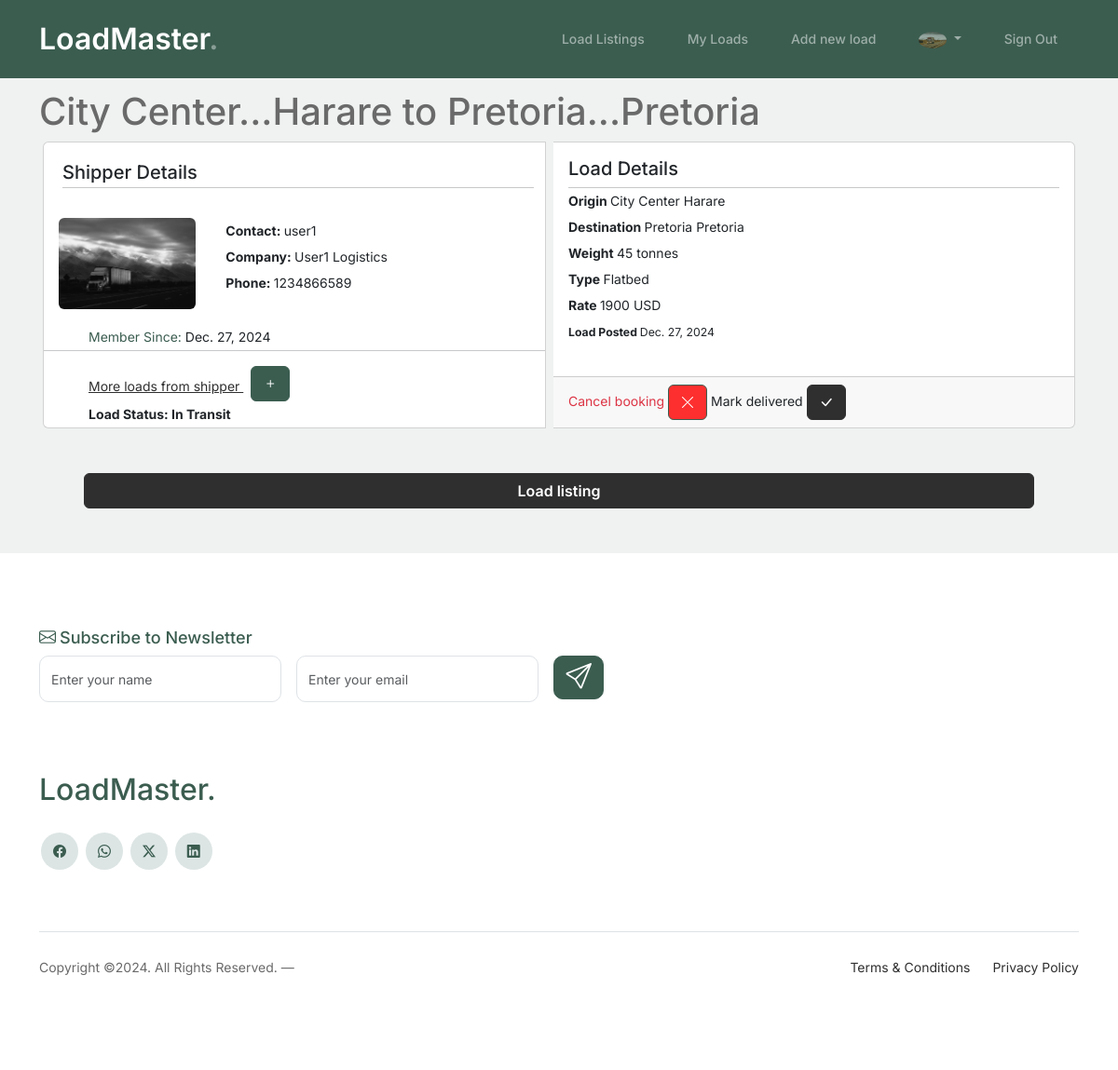
The app's page /loads/load/6 (signed in) with its own data.
### main/models.py (models this page shows, shortened)
class User(AbstractUser):
    pass

class Profile(models.Model):
    user = models.OneToOneField(User, on_delete=models.CASCADE, related_name='profile')
    organisation = models.CharField(max_length=50)
    phone_regex = RegexValidator(regex=r'^\+?1?\d{9,15}$', message="Phone number must be entered in the format: '+999999999'. Up to 15 digits allowed.")
    phone_number = models.CharField(validators=[phone_regex], max_length=17)
    email = models.EmailField(max_length=254)
    image = models.ImageField(default='profile_pics/default.png', upload_to='profile_pics')
    created = models.DateTimeField(auto_now_add=True)
    def __str__(self):
        return f'{self.user.username} Profile'

### loads/models.py (models this page shows, shortened)
class Load(models.Model):
    class Type (models.TextChoices):
        REFEER = "R", ("Reefer")
        FLATBED = "F", ("Flatbed")
        SIDE_CURTAIN = "S", ("Side Curtain")
        OTHER = "O", ("Other")
        VAN = "V", ("Van")
    origin = models.ForeignKey(Location, related_name='outgoing', on_delete=models.CASCADE)
    destination = models.ForeignKey(Location, related_name='incoming', on_delete=models.CASCADE)
    type = models.CharField(max_length=1, choices=Type.choices, default=Type.FLATBED)
    owner = models.ForeignKey(Profile, on_delete=models.CASCADE)
    weight = models.CharField(max_length=20)
    rate = models.CharField(max_length=20)
    created = models.DateTimeField(auto_now_add=True)
    updated = models.DateTimeField(auto_now=True)
    class Meta:
        ordering = ["-created"]
    def __str__(self):
        return f"{self.origin} to {self.destination}"

class Location(models.Model):
    address_1 = models.CharField(max_length=200, null=True, blank=True)
    address_2 = models.CharField(max_length=200, null=True, blank=True)
    city = models.CharField(max_length=200)
    country = models.CharField(max_length=100, default='Zimbabwe')
    def __str__(self):
        if self.address_1:
            return f"{self.address_1[:17]}...{self.city}"
        return f"{self.city}"

class LoadStatus(models.Model):
    class Status(models.TextChoices):
        AVAILABLE = "A", ("Available")
        IN_TRANSIT = "I", ("In Transit")
        DELIVERED = "D", ("Delivered")
    load = models.OneToOneField(Load, on_delete=models.CASCADE)
    status = models.CharField(max_length=1, choices=Status.choices, default=Status.AVAILABLE)
    transporter = models.ForeignKey(Profile, on_delete=models.CASCADE)
    updated = models.DateTimeField(auto_now=True)

### loads/views.py (the view)
# urls.py: path('load/<int:pk>', views.LoadDetailView.as_view(), name='load'),
class LoadDetailView(LoginRequiredMixin, generic.DetailView):
    model = Load
    template_name = "loads/load_detail.html"

### loads/templates/loads/load_detail.html (shortened to what this page needs)
{% extends "account/base_entrance.html" %}
{% load i18n %}
{% load allauth account %}
{% block content %}
<div class="py-5"></div>
<div class="container">
  <h1>{{ object }}</h1>
  <div class="card-group">
    <div class="card mx-1" style="max-width: 540px;">
      <div class="row g-0">
        <div class="mx-1">
          <div class="card-body">
          <h5 class="card-title my-1">Shipper Details</h5>
          <hr class="m-0 p  -1">
        </div>
        </div>
        <div class="col-md-4 p-3">
          <img
            src={{ object.owner.image.url }}
            alt="Profile image"
            class="img-fluid rounded"
          />
        </div>
        <div class="col-md-8 m-0">
          <div class="card-body">
            <p class="card-text m-0">
              <span class="fw-bold">Contact: </span>{{ object.owner.user.username }}
            </p>
            {% if object.owner.organisation %}
            <p class="m-0">
              <span class="m-0 fw-bold">Company: </span> {{ object.owner.organisation }}
            </p>
            <p class="m-0">
              <span class="m-0 fw-bold">Phone: </span> {{ object.owner.phone_number }}
            </p>
            {% endif %}
          </div>
        </div>
        <p class="px-5 m-0"><span class="text-primary">Member Since: </span>{{ object.owner.created.date }}</p>
        <hr class="m-0">
        <a href="{% url 'loads:shipper_loads' object.owner.id %}" class="px-5 mt-3">More loads from shipper   <span class="fs-3 ms-2"><i class="bi bi-plus btn btn-primary"></i></span></a>
        <p class="px-5  fw-bold m-0 mb-0">Load Status: {{ object.loadstatus.get_status_display}}</p>
      </div>
    </div>
    <div class="card mx-1">
      <div class="card-body">
        <h5 class="card-title">Load Details</h5>
        <hr class="m-0">
        <p class="card-text m-0">
          <span class="fw-bold">Origin </span>{{object.origin.address_1 }} {{ object.origin.address_2 }} {{ object.origin.city }}
        </p>
        <p class="card-text m-0">
          <span class="fw-bold">Destination </span>{{object.destination.address_1 }} {{ object.destination.address_2 }} {{ object.destination.city }}
        </p>
        <p class="card-text m-0">
          <span class="fw-bold">Weight </span>{{ object.weight }}
        </p>
        <p class="card-text m-0">
          <span class="fw-bold">Type </span>{{ object.get_type_display }}
        </p>
        <p class="card-text m-0">
          <span class="fw-bold">Rate </span>{{ object.rate }}
        </p>
        <small class="card-text m-0">
          <span class="fw-bold">Load Posted </span>{{ object.created.date }}
        </small>
      </div>
      <div class="card-footer">
        {% if object.loadstatus.get_status_display == "Available" %}
          {% if object.owner == user.profile %}
            <p>This load belongs to you</p>
            <a href="{% url 'loads:load_update' object.id %}" class="btn btn-primary">Update load details</a>
          {% else %}
            <p class="m-0 text-suceess fw-bold">
            Load available for booking
            </p>
          <button type="button" class="btn btn-primary" data-bs-toggle="modal" data-bs-target="#exampleModal">
          Book this load
          </button>
          {% endif %}
        {% elif object.loadstatus.get_status_display  == "In Transit" %}
        {% if object.loadstatus.transporter == user.profile %}
        <span type="button" class="text-danger" data-bs-toggle="modal" data-bs-target="#cancelModal">
          Cancel booking <i class="bi bi-x-lg btn btn-danger"></i>
        </span>
        <span type="button" class="" data-bs-toggle="modal" data-bs-target="#deliveredModal">
          Mark delivered <i class="bi bi-check-lg btn btn-success"></i>
        </span>
        {% else %}
        <p class="m-0 fs-5 d-inline">This load is now in Transit</p>
        <p class="m-0">Booked by: {{ object.loadstatus.transporter.user }} {{ object.loadstatus.transporter.organisation }}</p>
        {% endif %}
        {% endif %}
      </div>
    </div>
  </div>
  <div class="d-grid gap-2 py-5 px-5">
    <a href="{% url 'loads:loads' %}" class="btn btn-tertiary" type="button">Load listing</a>
  </div>
</div>
{% endblock content %}

### templates/allauth/layouts/base.html (shortened to what this page needs)
{% load i18n %}
{% load static %}
<!DOCTYPE html>
<html>
    <head>
        <link href="https://cdn.jsdelivr.net/npm/bootstrap@5.3.3/dist/css/bootstrap.min.css" rel="stylesheet">
        <link rel="stylesheet" href="https://cdn.jsdelivr.net/npm/bootstrap-icons@1.11.3/font/bootstrap-icons.min.css">
        <link rel="stylesheet" href="{% static 'css/style.css' %}">
    </head>
    <body>
        {% block body %}
        <nav class="custom-navbar navbar navbar navbar-expand-md navbar-dark bg-dark fixed-top" arial-label="Furni navigation bar">
			<div class="container">
				<a class="navbar-brand" href="{% url 'main:home' %}">LoadMaster<span>.</span></a>
				<div class="collapse navbar-collapse" id="navbarsFurni">
					<ul class="custom-navbar-nav navbar-nav ms-auto mb-2 mb-md-0">
						<li class="nav-item"><a class="nav-link" href="{% url 'loads:loads' %}">Load Listings</a></li>
						<li class="nav-item"><a class="nav-link" href="{% url 'loads:my_loads' %}">My Loads</a></li>
						<li class="nav-item"> <a class="nav-link" href="{% url 'loads:new_load' %}">Add new load</a></li>
					</ul>
					<ul class="custom-navbar-nav navbar-nav mb-2 mb-md-0 navbar-dark">
                        {% if user.is_authenticated %}
                        {% url 'account_logout' as logout_url %}
                        {% if logout_url %}
                        <li class="nav-item dropdown">
                          <a class="nav-link dropdown-toggle" href="#" role="button" data-bs-toggle="dropdown" aria-expanded="false">
                              <img src="{{ user.profile.image.url }}" alt="profile pic" style="width: 30px; border-radius: 50%;">
                          </a>
                        </li>
                        <li class="nav-item">
                                <a href="{{ logout_url }}" class="nav-link">{% trans "Sign Out" %}</a>
                        </li>
                        {% endif %}
                    {% endif %}
                    </ul>
				</div>
			</div>
		</nav>
            {% block content %}
            {% endblock content %}
            <footer class="footer-section">
                <div class="container relative">
                    <div class="row">
                        <div class="col-lg-8">
                            <div class="subscription-form">
                                <h3 class="d-flex align-items-center"><span class="me-1"><i class="bi bi-envelope"></i></span><span>Subscribe to Newsletter</span></h3>
                                <form action="#" class="row g-3">
                                    <div class="col-auto">
                                        <input type="text" class="form-control" placeholder="Enter your name">
                                    </div>
                                    <div class="col-auto">
                                        <input type="email" class="form-control" placeholder="Enter your email">
                                    </div>
                                    <div class="col-auto">
                                        <button class="btn btn-primary">
                                            <i class="bi bi-send h3"></i>
                                        </button>
                                    </div>
                                </form>
                            </div>
                        </div>
                    </div>
                    <div class="row g-5 mb-5">
                        <div class="col-lg-4">
                            <div class="mb-4 footer-logo-wrap"><a href="#" class="footer-logo">LoadMaster<span>.</span></a></div>
                            <ul class="list-unstyled custom-social">
                                <li><a href="#"><i class="bi bi-facebook"></i></a></li>
                                <li><a href="#"><i class="bi bi-whatsapp"></i></a></li>
                                <li><a href="#"><i class="bi bi-twitter-x"></i></a></li>
                                <li><a href="#"><i class="bi bi-linkedin"></i></a></li>
                            </ul>
                        </div>
                    </div>
                    <div class="border-top copyright">
                        <div class="row pt-4">
                            <div class="col-lg-6">
                                <p class="mb-2 text-center text-lg-start">Copyright &copy;<script>document.write(new Date().getFullYear());</script>. All Rights Reserved. &mdash;
                </p>
                            </div>
                            <div class="col-lg-6 text-center text-lg-end">
                                <ul class="list-unstyled d-inline-flex ms-auto">
                                    <li class="me-4"><a href="#">Terms &amp; Conditions</a></li>
                                    <li><a href="#">Privacy Policy</a></li>
                                </ul>
                            </div>
                        </div>
                    </div>
                </div>
            </footer>
        {% endblock body %}
    </body>
</html>

### assets/css/style.css (style rules this page uses)
body { overflow-x: hidden; position: relative; }
body { font-family: "Inter", sans-serif; font-weight: 400; line-height: 28px; color: #6a6a6a; font-size: 14px; background-color: #eff2f1; }
a { text-decoration: none; -webkit-transition: .3s all ease; -o-transition: .3s all ease; transition: .3s all ease; color: #2f2f2f; text-decoration: underline; }
.custom-navbar { background: #3b5d50 !important; padding-top: 20px; padding-bottom: 20px; }
.custom-navbar .navbar-brand { font-size: 32px; font-weight: 600; }
.custom-navbar .navbar-brand > span { opacity: .4; }
@media (min-width: 992px) { .custom-navbar .custom-navbar-nav li { margin-left: 15px; margin-right: 15px; } }
.custom-navbar .custom-navbar-nav li a { font-weight: 500; color: #ffffff !important; opacity: .5; -webkit-transition: .3s all ease; -o-transition: .3s all ease; transition: .3s all ease; position: relative; }
@media (min-width: 768px) { .custom-navbar .custom-navbar-nav li a:before { content: ""; position: absolute; bottom: 0; left: 8px; right: 8px; background: #f9bf29; height: 5px; opacity: 1; visibility: visible; width: 0; -webkit-transition: .15s all ease-out; -o-transition: .15s all ease-out; transition: .15s all ease-out; } }
.btn { font-weight: 600; color: #ffffff; background: #2f2f2f; border-color: #2f2f2f; }
.btn.btn-primary { background: #3b5d50; border-color: #3b5d50; }
.btn.btn-danger { background: rgba(255, 0, 0, 0.808); border-color: #3b5d50; }
.footer-section { padding: 80px 0; background: #ffffff; }
.footer-section .relative { position: relative; }
.footer-section a { text-decoration: none; color: #2f2f2f; -webkit-transition: .3s all ease; -o-transition: .3s all ease; transition: .3s all ease; }
.footer-section .subscription-form { margin-bottom: 40px; position: relative; z-index: 2; margin-top: 100px; }
@media (min-width: 992px) { .footer-section .subscription-form { margin-top: 0px; margin-bottom: 80px; } }
.footer-section .subscription-form h3 { font-size: 18px; font-weight: 500; color: #3b5d50; }
.footer-section .subscription-form .form-control { height: 50px; border-radius: 10px; font-family: "Inter", sans-serif; }
.footer-section .subscription-form .btn { border-radius: 10px !important; }
.footer-section .footer-logo-wrap .footer-logo { font-size: 32px; font-weight: 500; text-decoration: none; color: #3b5d50; }
.footer-section .custom-social li { margin: 2px; display: inline-block; }
.footer-section .custom-social li a { width: 40px; height: 40px; text-align: center; line-height: 40px; display: inline-block; background: #dce5e4; color: #3b5d50; border-radius: 50%; }
.footer-section .border-top { border-color: #dce5e4; }
.footer-section .border-top.copyright { font-size: 14px !important; }
.form-control { height: 50px; border-radius: 10px; font-family: "Inter", sans-serif; }
.text-primary { color: #3b5d50 !important; }

### records on screen
User: profile.image (picture)
Load: origin+destination "City Center...Harare to Pretoria...Pretoria", owner.image (picture), owner.user.username "user1", owner.organisation "User1 Logistics", owner.phone_number "1234866589", owner.created "Dec. 27, 2024", loadstatus.status "In Transit", origin.address_1 "City Center", origin.city "Harare", destination.address_1 "Pretoria", destination.city "Pretoria", weight "45 tonnes", type "Flatbed", rate "1900 USD", created "Dec. 27, 2024"
